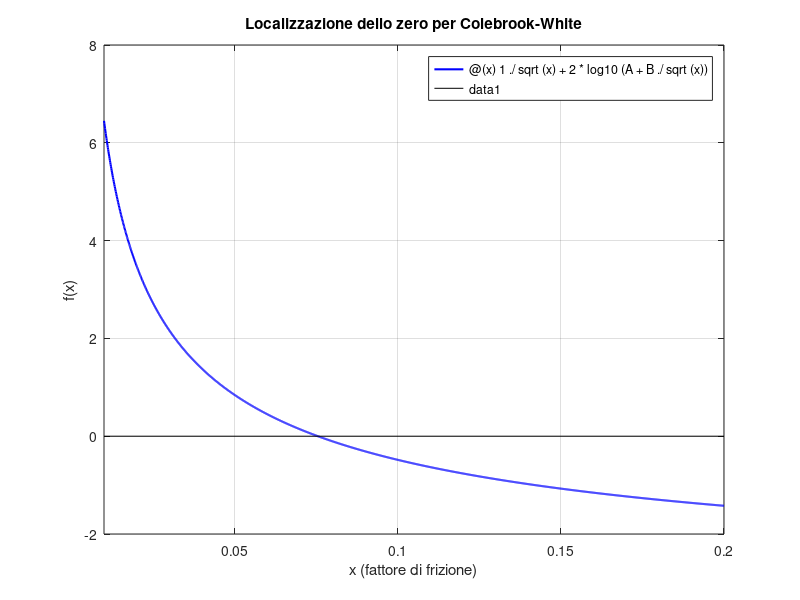
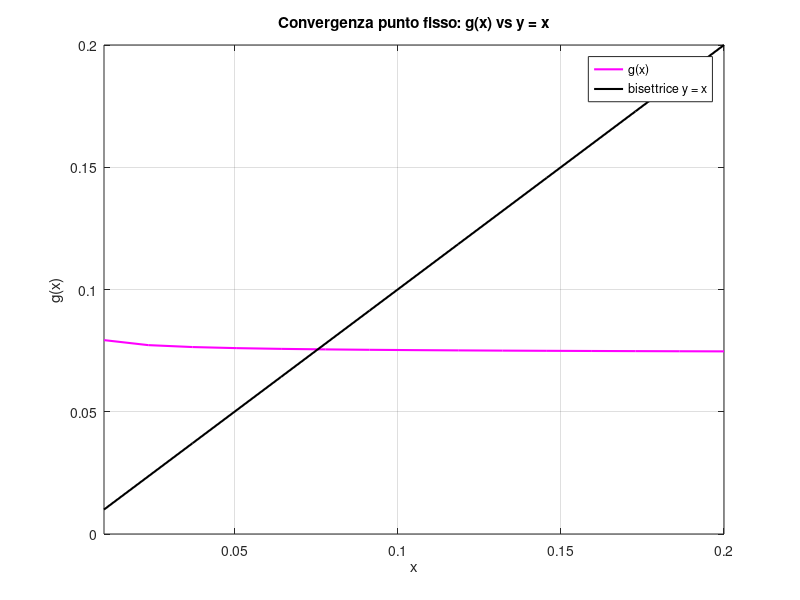

These figures' MATLAB source, in order: (Note: this script raises an error after producing the figures.)

% --- Parametri di input (caso test) ---
e = 1e-2;           % Scabrezza del tubo 
d = 0.20;           % Diametro del tubo 
NR = 1e4;           % Numero di Reynolds

TOL = 1e-7;         % Tolleranza del test di arresto
nmax = 100;         % Numero massimo di iterazioni consentite

% 1. Calcolo i termini costanti per semplificare l'equazione
A = e / (3.51 * d);
B = 2.52 / NR;

% --- Punto a: Grafico di localizzazione dello zero ---

% Definisco la funzione f(x) = 0
f = @(x) 1./sqrt(x) + 2*log10 (A + B./sqrt(x));

figure (1);
    
    % 1. Disegno la funzione f(x) nell'intervallo [0.01, 0.2]
    fplot (f, [0.01, 0.2], 'b-', 'LineWidth',1.5);
    hold on;

    % 2. Disegno l'asse x
    plot ([0.01, 0.2], [0 0], 'k-');
    hold off;

    % 3. Aggiungo titolo, etichette e griglia
    title ('Localizzazione dello zero per Colebrook-White');
    xlabel ('x (fattore di frizione)');
    ylabel ('f(x)');
    grid on;


% --- Punto b: Grafico di convergenza del punto fisso ---

% Definisco la funzione di iterazione g(x)
g = @(x) 1./ (4 * (log10 (A + B./sqrt(x))).^2);

figure (2);

    % 1. Disegno la funzione di iterazione g(x)
    fplot (g, [0.01, 0.2], 'm-', 'LineWidth', 1.5);
    hold on;

    % 2. Disegno la bisettrice y = x
    fplot (@(x) x, [0.01, 0.2], 'k-', 'LineWidth', 1.5);
    hold off;

    % 3. Aggiungo titolo, etichette e griglia
    title ('Convergenza punto fisso: g(x) vs y = x');
    xlabel ('x');
    ylabel ('g(x)');
    legend ('g(x)', 'bisettrice y = x', 'Location', 'best');
    grid on;


    % --- Punto c: Risoluzione con i tre metodi ---

    % 1. Scelgo un punto iniziale opportuno (vicino alla radice vista nel grafico)
    x0 = 0.07;

    % Steffensen è molto sensibile: uso un punto ancora più vicino alla radice
    x0_steff = 0.0755;

    % 2. Chiamo le tre function (attenzione all'ordine degli output!)
    [x_pf, iter_pf, scarti_pf] = pfisso (g, x0, TOL, nmax);
    [x_sec, scarti_sec, iter_sec] = secvariabile (f, x0, TOL, nmax);
    [x_steff, scarti_steff, iter_steff] = steffensen (f, x0_steff, TOL, nmax);


    % --- Punto d: Grafico semilogaritmico dei profili di convergenza ---
    figure (3);

    % 1. Disegno gli scarti in valore assoluto per i tre metodi
    semilogy (1:iter_pf, abs(scarti_pf), 'b-*', 'LineWidth', 1.5);
    hold on;

    semilogy (1:iter_sec, abs(scarti_sec), 'r-o', 'LineWidth', 1.5);

    semilogy (1:iter_steff, abs(scarti_steff), 'm-s', 'LineWidth', 1.5);
    hold off;

    % 2. Aggiungo titolo, etichette, legenda e griglia
    title ('Profilo di convergenza: Punto Fisso vs Secanti vs Steffensen');
    xlabel ('Numero di iterazioni');
    ylabel ('Scarto (valore assoluto)');
    legend ('Punto Fisso', 'Secanti', 'Steffensen', 'Location', 'best');
    grid on;

% --- Punto e: Stampa dei risultati a video e su file ---

    % 1. Apro il file in modalità scrittura
    fid = fopen ('risultati_colebrook.txt', 'w');

    % 2. Stampo l'intestazione a video
    fprintf ('\n--- RISULTATI COLEBROOK-WHITE ---\n');
    fprintf ('%-15s %-18s %-10s %-15s\n', 'Metodo', 'Radice', 'Iterazioni', 'Ultimo scarto');
    fprintf ('---------------------------------------------------------------\n');

    % 3. Stampo i risultati a video
    fprintf ('%-15s %18.14f %10d %15.4e\n', 'Punto Fisso', x_pf(end), iter_pf, abs(scarti_pf(end)));
    fprintf ('%-15s %18.14f %10d %15.4e\n', 'Secanti', x_sec(end), iter_sec, abs(scarti_sec(end)));
    fprintf ('%-15s %18.14f %10d %15.4e\n', 'Steffensen', x_steff(end), iter_steff, abs(scarti_steff(end)));
    fprintf ('---------------------------------------------------------------\n\n');

    % 4. Scrivo i risultati sul file
    fprintf (fid, '--- RISULTATI COLEBROOK-WHITE ---\n');
    fprintf (fid, '%-15s %-18s %-10s %-15s\n', 'Metodo', 'Radice', 'Iterazioni', 'Ultimo scarto');
    fprintf (fid, '---------------------------------------------------------------\n');
    fprintf (fid, '%-15s %18.14f %10d %15.4e\n', 'Punto Fisso', x_pf(end), iter_pf, abs(scarti_pf(end)));
    fprintf (fid, '%-15s %18.14f %10d %15.4e\n', 'Secanti', x_sec(end), iter_sec, abs(scarti_sec(end)));
    fprintf (fid, '%-15s %18.14f %10d %15.4e\n', 'Steffensen', x_steff(end), iter_steff, abs(scarti_steff(end)));
    fprintf (fid, '---------------------------------------------------------------\n');

    % 5. Chiudo il file
    fclose (fid);

    fprintf ('Risultati salvati nel file risultati_colebrook.txt\n\n');

% --- Stima di p e C per la relazione (Punto 3b) ---

    % 1. Prendo come radice di riferimento l'ultima iterata di Steffensen (la più precisa)
    alpha = fzero(f, x0);

    % 2. Calcolo gli errori veri per i tre metodi
    e_pf = abs(x_pf - alpha);
    e_sec = abs(x_sec - alpha);
    e_steff = abs(x_steff - alpha);

    % 3. Apro un secondo file per i dati della relazione
    fid2 = fopen ('stima_convergenza.txt', 'w');

    fprintf (fid2, '--- STIMA ORDINE DI CONVERGENZA E COSTANTE ASINTOTICA ---\n');
    fprintf (fid2, '%-15s %-10s %-15s %-15s\n', 'Metodo', 'p', 'C', 'Errore finale');
    fprintf (fid2, '---------------------------------------------------------------\n');

    % 4. Stima p e C per il Punto Fisso
    if iter_pf >= 3
        p_pf = log(e_pf(end) / e_pf(end-1)) / log(e_pf(end-1) / e_pf(end-2));
        C_pf = e_pf(end) / (e_pf(end-1) ^ p_pf);
        fprintf (fid2, '%-15s %10.4f %15.4f %15.4e\n', 'Punto Fisso', p_pf, C_pf, e_pf(end));
        fprintf ('Punto Fisso -> p = %.4f, C = %.4f, err = %.4e\n', p_pf, C_pf, e_pf(end));
    end

    % 5. Stima p e C per le Secanti
    if iter_sec >= 3
        p_sec = log(e_sec(end) / e_sec(end-1)) / log(e_sec(end-1) / e_sec(end-2));
        C_sec = e_sec(end) / (e_sec(end-1) ^ p_sec);
        fprintf (fid2, '%-15s %10.4f %15.4f %15.4e\n', 'Secanti', p_sec, C_sec, e_sec(end));
        fprintf ('Secanti     -> p = %.4f, C = %.4f, err = %.4e\n', p_sec, C_sec, e_sec(end));
    end

    % 6. Stima p e C per Steffensen (uso le prime iterazioni, prima della precisione di macchina)
    if iter_steff >= 3
        % Uso gli errori intermedi, non gli ultimi (che sono a precisione di macchina)
        p_steff = log(e_steff(3) / e_steff(2)) / log(e_steff(2) / e_steff(1));
        C_steff = e_steff(3) / (e_steff(2) ^ p_steff);
        fprintf (fid2, '%-15s %10.4f %15.4f %15.4e\n', 'Steffensen', p_steff, C_steff, e_steff(end));
        fprintf ('Steffensen  -> p = %.4f, C = %.4f, err = %.4e\n', p_steff, C_steff, e_steff(end));
    end

    fprintf (fid2, '---------------------------------------------------------------\n');

    % 7. Chiudo il secondo file
    fclose (fid2);

    fprintf ('\nStime salvate nel file stima_convergenza.txt\n\n');
